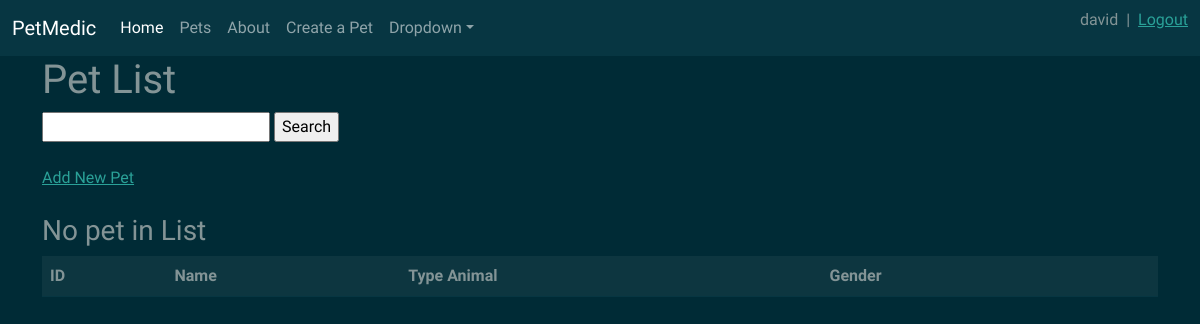
The page /pets/ (signed in) on the database as committed earlier.
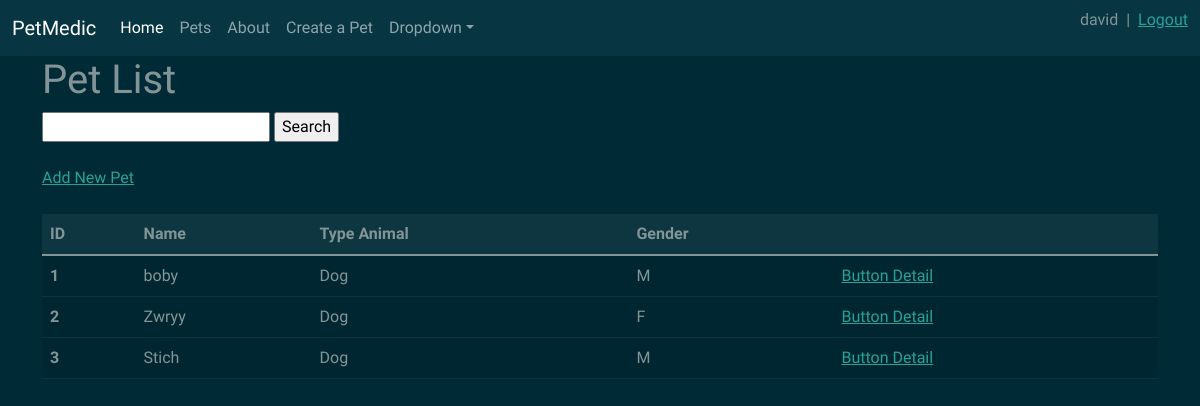
The same page on the database as committed later.
### pet/models.py (models this page shows)
class Pet(models.Model):
    owner = models.ForeignKey(
        User,
        on_delete=models.CASCADE,
        null=True,
        blank=True,
    )
    FEMALE = 'F'
    MALE = 'M'
    GENDER_CHOICES = [
        (FEMALE, 'Female'),
        (MALE, 'Male'),
    ]
    id = models.AutoField(primary_key=True)
    name = models.CharField(max_length=100)
    type_animal = models.CharField(max_length=100)
    raze = models.CharField(max_length=100)
    gender = models.CharField(
        max_length=2,
        choices=GENDER_CHOICES,
        default=FEMALE,
    )
    description = models.TextField(null=True, blank=True)
    birth_day = models.DateField()
    picture = models.CharField(max_length=500)
    updated = models.DateTimeField(auto_now=True)  # hace referencia de cuando de actualiza  (todo el tiempo)
    created = models.DateTimeField(auto_now_add=True)  # hace referencia a cuando se creo la mascota (una vez)
    def __str__(self):
        return self.name

### pet/views.py (the view)
# urls.py: path('pets/', PetList.as_view(), name='pet_list'),
class PetList(LoginRequiredMixin, ListView):
    model = Pet
    context_object_name = 'pets'
    template_name = 'pet/pet_list.html'
    def get_context_data(self, **kwargs):
        print(kwargs)
        context = super().get_context_data(**kwargs)
        print(context)
        context['pets'] = context['pets'].filter(owner=self.request.user)
        search_input = self.request.GET.get('search-area') or ''
        if search_input:
            context['pets'] = context['pets'].filter(name__startswith=search_input)
        context['search_input'] = search_input
        return context

### pet/templates/pet/pet_list.html (shortened to what this page needs)
{% extends 'main.html'%}
{% block content %}
<h1>Pet List </h1>
<form method="GET">
    <input type="text" name="search-area" value="{{search_input}}">
    <input type="submit" value="Search">
</form>
 <br>
<a href="{% url 'pet_create' %}">Add New Pet</a>
<br>
<br>
<div>
        <table class="table table-hover">
          <thead>
            <tr>
              <th scope="col">ID</th>
              <th scope="col">Name</th>
              <th scope="col">Type Animal</th>
              <th scope="col">Gender</th>
              <th scope="col"> </th>
            </tr>
          </thead>
          <tbody>
          {% for pet in pets %}
            <tr class="table-active">
                <th scope="row">{{pet.id}}</th>
                <td>{{pet.name}}</td>
                <td>{{pet.type_animal}}</td>
                <td>{{pet.gender}}</td>
                <td><a href="{% url 'pet_detail' pet.id %}">Button Detail</a></td>
            </tr>
            {% empty %}
            <h3> No pet in List </h3>
            {% endfor %}
        </table>
    </div>
{% endblock %}

Rows that differ between the two databases and show on the page:
added Pet: id "1", name "boby", type_animal "Dog", gender "M"
added Pet: id "2", name "Zwryy", type_animal "Dog", gender "F"
added Pet: id "3", name "Stich", type_animal "Dog", gender "M"
Other text that changed with them:
text no longer shown: "No pet in List"
